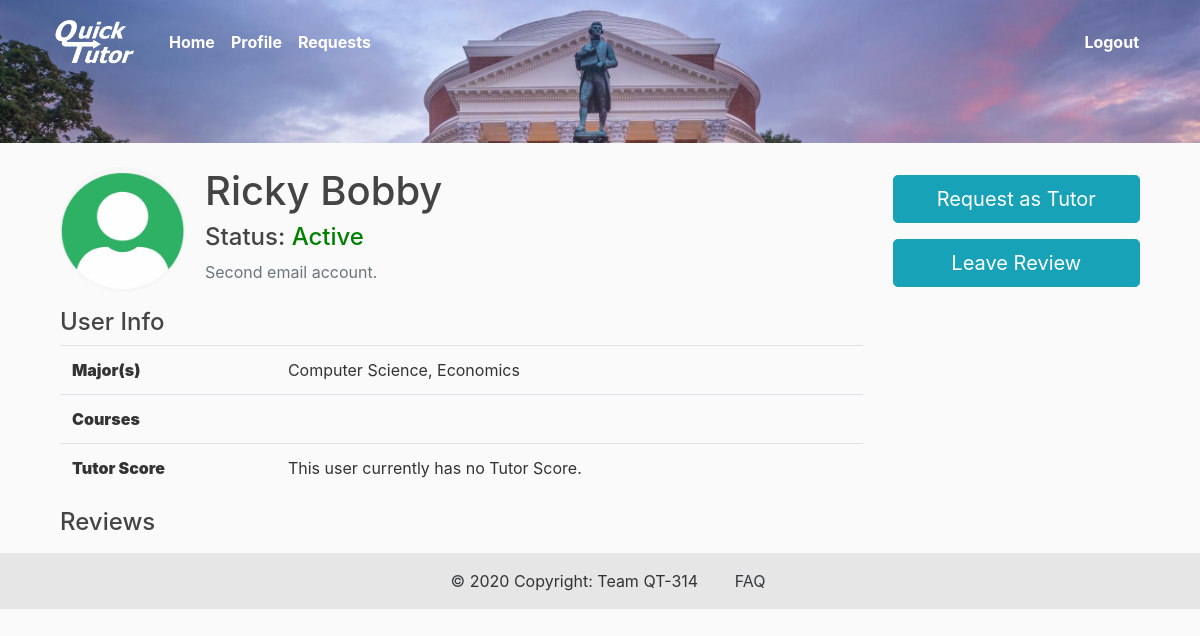
Page /users/profile/12/ (signed in) on the earlier database version.
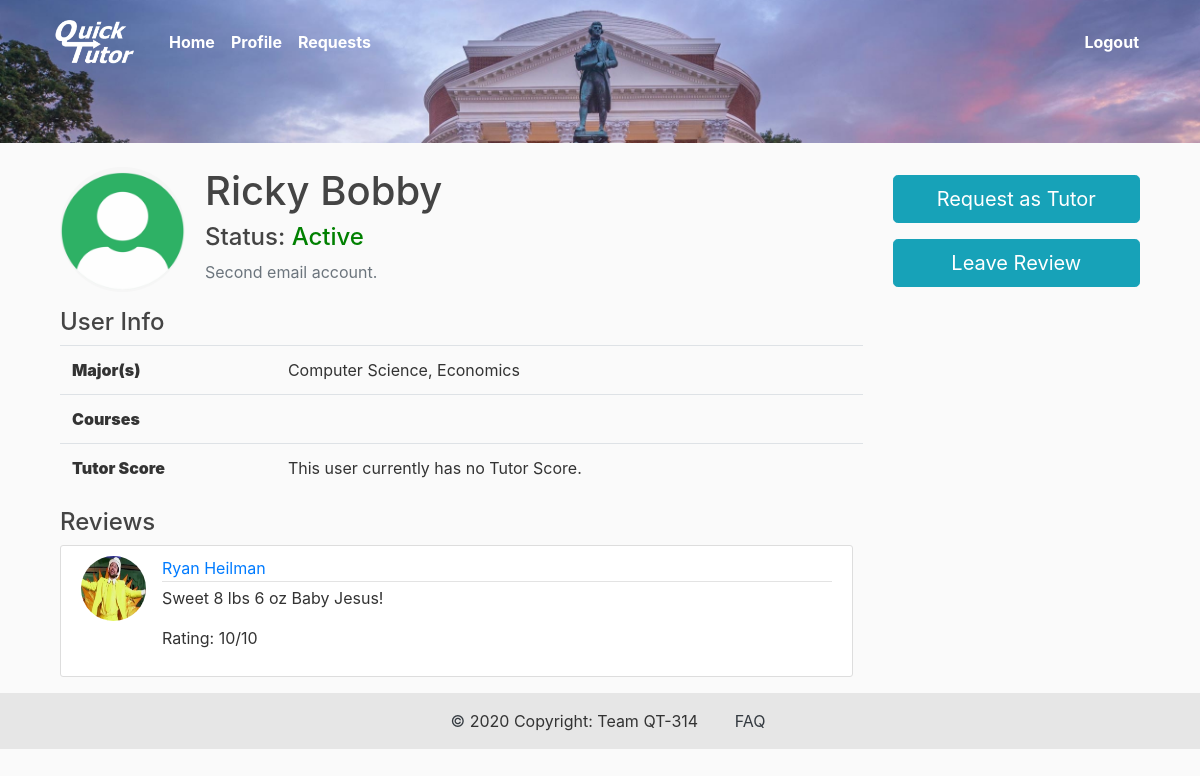
Same page on the later database version.
### users/models.py (models this page shows, shortened)
class Comment(models.Model):
	reviewer = models.ForeignKey(User, on_delete=models.CASCADE, related_name='reviewer')
	reviewee = models.ForeignKey(User, on_delete=models.CASCADE, related_name='reviewee')
	rating = models.IntegerField()
	comment_text = models.TextField(verbose_name="comment")

class Profile(models.Model):
	user = models.OneToOneField(User, on_delete=models.CASCADE)
	image = models.ImageField(default='default.png', upload_to='profile_pics', blank=True)
	first_name = models.CharField(max_length=50)
	last_name = models.CharField(max_length=50)
	major = models.CharField(max_length=75)
	major2 = models.CharField(max_length=75, blank=True)
	phone_regex = RegexValidator(regex=r'([0-9]{3}-){2}[0-9]{4}', message="Phone number must be entered in the format: 999-999-9999.")
	phone_number = models.CharField(validators=[phone_regex], max_length=12, blank=False)
	courses = models.TextField(blank=True, help_text="List any courses you feel comfortable tutoring for.")
	description = models.TextField(blank=True, verbose_name="bio", help_text="Write a brief description of yourself. Be sure to include areas of strength for tutoring and any other information you would like other users to know.")
	location = models.CharField(max_length=50, blank=True, default='')
	current_client = models.OneToOneField(Ask, on_delete=models.SET_NULL, null=True, blank=True)
	tutor_score = models.FloatField(null=True, blank=True)
	num_ratings = models.IntegerField(blank=True, default=0)
	active = models.BooleanField(default=False)
	initialized = models.BooleanField(default=False)

### users/views.py (the view)
# urls.py: path('profile/<int:profile_id>/', views.profile_page, name='profile_page'),
@login_required
def profile_page(request, profile_id):
	profile = get_object_or_404(Profile, pk=profile_id)
	comments = profile.user.reviewee.all()
	return render(request, 'users/profile.html', {'profile':profile, 'comments':comments})

### users/templates/users/profile.html (shortened to what the changed rows need)
{% extends "tutor/base.html" %}
{% load static %}
{% block content %}
<div class="container mt-2">
  <div class="row">
    <div class="col-xs-12 col-sm-9">
      <div class="panel panel-default">
        <div class="media mt-3">
          <div class="media-body">
            <h1>{{ profile.first_name }} {{ profile.last_name }}</h1>
          </div>
        </div>
      </div>
      <div class="panel panel-default">
        <div class="panel-body">
          <table class="table profile__table">
            <tbody>
              <tr>
                <th><strong>Major(s)</strong></th>
              </tr>
              <tr>
                <th><strong>Courses</strong></th>
              </tr>
              {% if user == profile.user %}
                <tr>
                  <th><strong>Tutor Score</strong></th>
                  {% if profile.tutor_score == None %}
                    <td>Try tutoring other students to accrue ratings and build your tutor score.</td>
                  {% else %}
                    <td>{{ profile.tutor_score }}/10 <small>based on {{profile.num_ratings}} ratings</small></td>
                  {% endif %}
                </tr>
              {% else %}
                <tr>
                  <th><strong>Tutor Score</strong></th>
                </tr>
              {% endif %}
            </tbody>
          </table>
        </div>
      </div>
      <div class="panel panel-default">
        <div class="panel-body mb-3">
          {% for comment in comments %}
            <article class="media content-section">
              <img class="rounded-circle article-img" src="{{ comment.reviewer.profile.image.url }}">
              <div class="media-body">
                <div class="article-metadata">
                  <a class="mr-2" href="{% url 'profile_page' comment.reviewer.profile.id %}">{{ comment.reviewer.profile.first_name }} {{ comment.reviewer.profile.last_name }}</a>
                </div>
                <p class="article-content">{{ comment.comment_text }}</p>
                <p class="article-title">Rating: {{ comment.rating }}/10</p>
              </div>
            </article>
          {% endfor %}
        </div>
      </div>
    </div>
  </div>
</div>
{% endblock content %}

Differences in the rows shown:
added Comment: reviewer.profile.image (picture), reviewer.profile.first_name "Ryan", reviewer.profile.last_name "Heilman", comment_text "Sweet 8 lbs 6 oz Baby Jesus!", rating "10"
